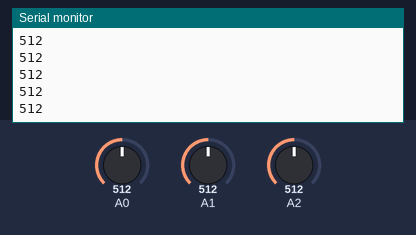
A sketch run on a simulated Arduino Uno, built with avr-gcc and run on an emulated ATmega328P. Parts: the last lines printed to the serial monitor. The inputs (shaded band) are chosen by the test bench; at power-on: A0 = 512, A1 = 512, A2 = 512.

Above: at 1.2 s.
1.3 s: A0 set to 716
At 1.34 s:
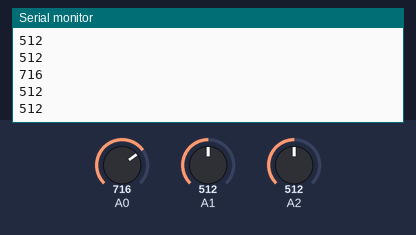
2.8 s: A1 set to 306
At 2.87 s:
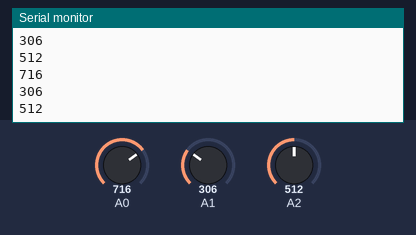
4.3 s: A2 set to 290
At 4.39 s:
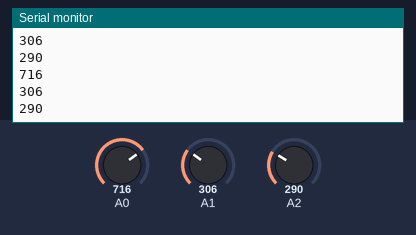
5.8 s: A2 set to 310
At 5.82 s:
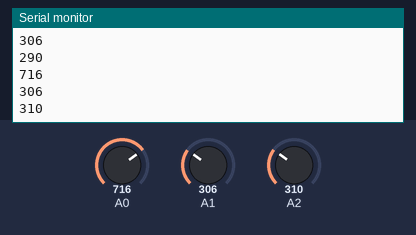
7.3 s: A0 set to 900
At 7.35 s:
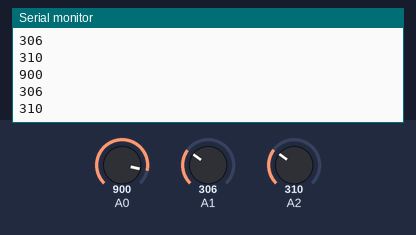
8.8 s: A1 set to 122
At 8.87 s:
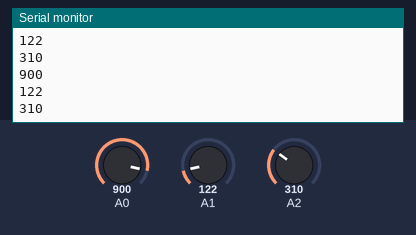
Timing chart, 0 to 11.3 s (numbered marks = the images above; inputs shaded):
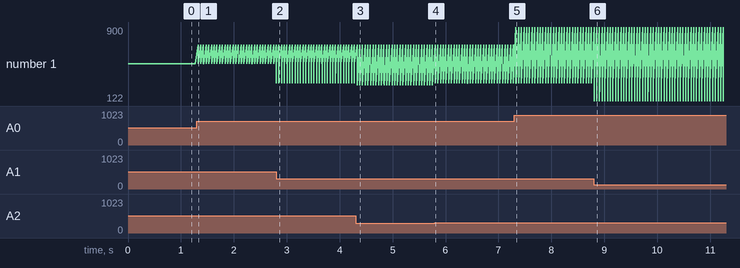

Measured:
- after the input at 1.3 s, the serial monitor: prints a new line at once (image 1)
- after the input at 2.8 s, the serial monitor: prints a new line at once (image 2)
- after the input at 4.3 s, the serial monitor: prints a new line at once (image 3)
- after the input at 5.8 s, the serial monitor: prints a new line at once (image 4)
- after the input at 7.3 s, the serial monitor: prints a new line at once (image 5)
- after the input at 8.8 s, the serial monitor: prints a new line at once (image 6)
- plotted number 1: 512 → 290 after the input at 4.3 s, 290 → 310 after the input at 5.8 s

The sketch:

testeAnalog.ino
```cpp
int contador = 0;
int debounce = 0;

void setup() {
  // initialize serial communications at 9600 bps:
  Serial.begin(115200);
  contador = 0;
}
void loop()
{

  int sensor1 = analogRead(0);
  int sensor2 = analogRead(1);
  int sensor3 = analogRead(2);
  Serial.println(sensor1);
  Serial.println(sensor2);
  Serial.println(sensor3);
  Serial.println();
  delay(50);
  return;

  if(sensor1 > 300 || sensor2 > 300 || sensor3 > 300)
  {
     if(debounce == 0)
     {
      contador++;
      Serial.print("Contagem:");
      Serial.println(contador);
      Serial.println(sensor1);
      Serial.println(sensor2);
      Serial.println(sensor3);
      Serial.println();
     }

      debounce++;
  }
  else
  {
    debounce = 0;
  }

  if(debounce > 1000)
  {
    Serial.print("Sensor Entupido..");
    Serial.println(debounce);
  }
}
```
